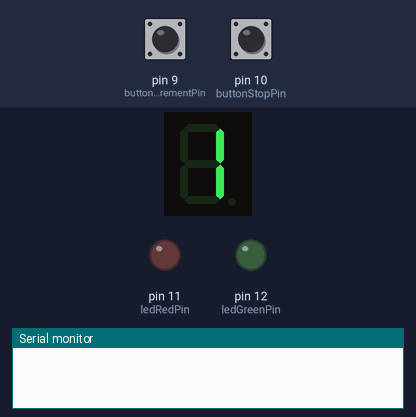
The sketch below on a simulated Arduino Uno, built with avr-gcc and run on an emulated ATmega328P. On the bench: 1-digit seven-segment display, output pins drawn as LEDs (lit = HIGH), the last lines printed to the serial monitor. Dashed ring = blinking. Inputs (shaded band) come from the test bench; at power-on: pin 10 (buttonStopPin) HIGH, pin 9 (buttonIncrementPin) HIGH.

Above: at 1.2 s.
1.3 s: pin 10 (buttonStopPin) pulled LOW for 1 s
At 2.6 s:
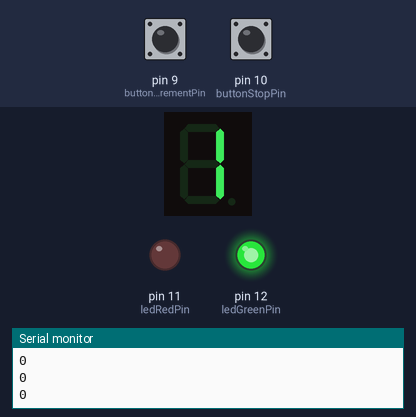
3.8 s: pin 10 (buttonStopPin) pulled LOW for 0.15 s
At 5.0 s:
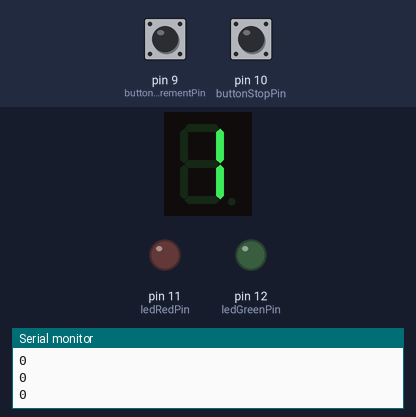
5.4 s: pin 9 (buttonIncrementPin) pulled LOW for 0.15 s
At 6.4 s:
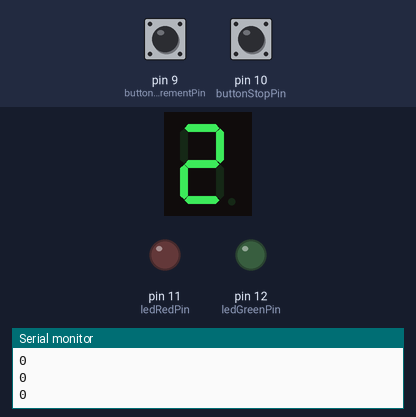
7.0 s: pin 9 (buttonIncrementPin) pulled LOW for 1 s
At 7.6 s:
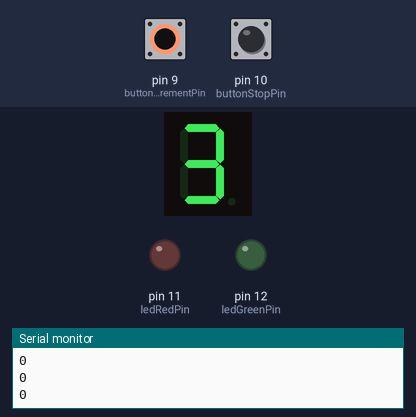
9.5 s: pin 9 (buttonIncrementPin) driven LOW and pin 10 (buttonStopPin) driven LOW
At 9.65 s:
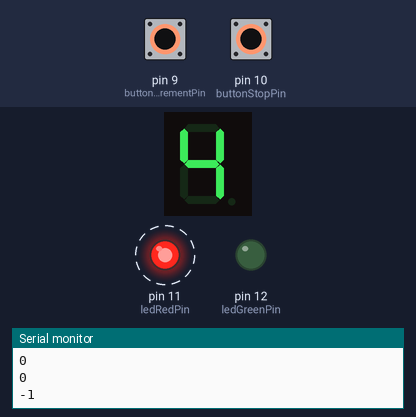
11.7 s: pin 10 (buttonStopPin) driven HIGH
At 11.7 s:
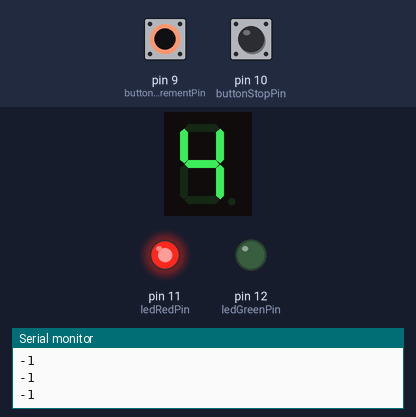
Timing chart, 0 to 14.2 s (numbered marks = the images above; inputs shaded):
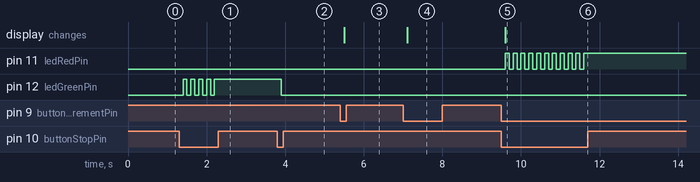

The sketch:

arduino-code.ino
```cpp
#include <SevSeg.h>

const int buttonIncrementPin = 9;  // Pin for the increment button
const int buttonStopPin = 10;       // Pin for the stop button
const int ledRedPin = 11;           // Pin for the red LED
const int ledGreenPin = 12;         // Pin for the green LED

const int delayInterval = 100;

SevSeg sevSeg; // Declare a seven-segment display object

int count = 1; // Variable to store the count value
bool countingEnabled = true; // Flag to control counting

void setup() {
  Serial.begin(9600);
  byte digitPins[] = {};
  byte segmentPins[] = { 2,3,4,5,6,8,7 };
  // cathode,A=2,B=3,C=4,D=5,E=6,F=8,G=7
  sevSeg.begin(COMMON_ANODE, 1, digitPins, segmentPins, true, false, false, true); // Initialize seven-segment display
  sevSeg.setBrightness(50); // Set brightness of the display

  pinMode(buttonIncrementPin, INPUT_PULLUP); // Set increment button pin as input with internal pull-up resistor
  pinMode(buttonStopPin, INPUT_PULLUP);      // Set stop button pin as input with internal pull-up resistor
  pinMode(ledGreenPin, OUTPUT);              // Set green LED pin as output
  pinMode(ledRedPin, OUTPUT);                // Set red LED pin as output
  sevSeg.setNumber(1);
  sevSeg.refreshDisplay();
}

int calculate(int num) {
  int x = num;
  int y = num - 4;
  int eredmeny = x/abs(y);
  Serial.println(eredmeny);
  return eredmeny;
}

int lastButtonIncrementPin = HIGH;
unsigned long long lastButtonIncrementPinTime = millis();
int lastButtonStopPin = HIGH;
unsigned long long lastButtonStopPinTime = millis();

void loop() {
  int buttonIncrementPinState = digitalRead(buttonIncrementPin);
  if(buttonIncrementPinState != lastButtonIncrementPin
    && millis() - lastButtonIncrementPinTime < delayInterval)
  {
    buttonIncrementPinState = lastButtonIncrementPin;
  } else {
    lastButtonIncrementPinTime = millis();
  }
  if (buttonIncrementPinState == LOW && lastButtonIncrementPin == HIGH) { // If increment button is pressed
    if (countingEnabled) {
      count++; // Increment count
      if (count > 9) count = 1; // Reset count if it exceeds 9
      sevSeg.setNumber(count);
      sevSeg.refreshDisplay();
    }
  }
  lastButtonIncrementPin = buttonIncrementPinState;

  int buttonStopPinState = digitalRead(buttonStopPin);
  if (buttonStopPinState == LOW
    && millis() - lastButtonStopPinTime < delayInterval)
  {
    buttonStopPinState = lastButtonStopPin;
  } else {
    lastButtonStopPinTime = millis();
  }

  if (buttonStopPinState == LOW && lastButtonStopPin == HIGH) { // if stop btn is pressed
    countingEnabled = !countingEnabled; // Toggle counting flag
    if (!countingEnabled) {
      // Turn on green LED if count is odd, red LED if count is even
      int result = calculate(count);
      //Serial.println(result);
      digitalWrite(ledGreenPin, result>=0);
      digitalWrite(ledRedPin, result<0);
    } else {
      // Turn off LEDs
      digitalWrite(ledGreenPin, LOW);
      digitalWrite(ledRedPin, LOW);
      //sevSeg.setNumber(1);
      //count = 1;
    }
  }
  sevSeg.refreshDisplay();
}
```

Measured:
- after the input at 1.3 s, pin 12 (ledGreenPin): alternates HIGH for 0.10 s and LOW for 0.10 s, 9 changes in all, then stays HIGH, starting after 0.10 s
- after the input at 3.8 s, pin 12 (ledGreenPin): HIGH → LOW after 0.10 s
- after the input at 5.4 s, the display: changes after 0.10 s (image 3)
- after the input at 7.0 s, the display: changes after 0.10 s (image 4)
- after the input at 9.5 s, pin 11 (ledRedPin): alternates HIGH for 0.10 s and LOW for 0.10 s, starting after 0.10 s; the display: changes after 0.10 s (image 5)
- after the input at 11.7 s, pin 11 (ledRedPin): stops changing and stays HIGH
